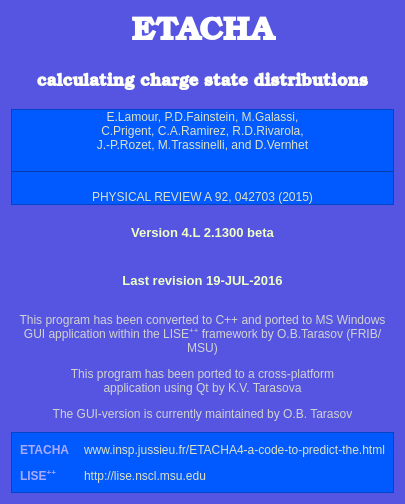
<?xml version="1.0" encoding="UTF-8"?>
<ui version="4.0">
 <class>About</class>
 <widget class="QDialog" name="About">
  <property name="geometry">
   <rect>
    <x>0</x>
    <y>0</y>
    <width>405</width>
    <height>504</height>
   </rect>
  </property>
  <property name="sizePolicy">
   <sizepolicy hsizetype="Fixed" vsizetype="Fixed">
    <horstretch>0</horstretch>
    <verstretch>0</verstretch>
   </sizepolicy>
  </property>
  <property name="windowTitle">
   <string>About  &quot;ETACHA&quot;</string>
  </property>
  <property name="windowIcon">
   <iconset>
    <normaloff>icons/etacha32.png</normaloff>icons/etacha32.png</iconset>
  </property>
  <property name="styleSheet">
   <string notr="true">background-color: rgb(85, 85, 225);</string>
  </property>
  <layout class="QGridLayout" name="gridLayout">
   <item row="0" column="0">
    <layout class="QHBoxLayout" name="horizontalLayout" stretch="1,0,1">
     <item>
      <widget class="QLabel" name="label_13">
       <property name="sizePolicy">
        <sizepolicy hsizetype="Preferred" vsizetype="Preferred">
         <horstretch>0</horstretch>
         <verstretch>0</verstretch>
        </sizepolicy>
       </property>
       <property name="maximumSize">
        <size>
         <width>70</width>
         <height>70</height>
        </size>
       </property>
       <property name="font">
        <font>
         <pointsize>10</pointsize>
        </font>
       </property>
       <property name="autoFillBackground">
        <bool>false</bool>
       </property>
       <property name="styleSheet">
        <string notr="true"/>
       </property>
       <property name="text">
        <string/>
       </property>
       <property name="pixmap">
        <pixmap resource="../Icons/e_Icons.qrc">:/etacha.png</pixmap>
       </property>
       <property name="scaledContents">
        <bool>true</bool>
       </property>
      </widget>
     </item>
     <item>
      <widget class="QLabel" name="label_11">
       <property name="sizePolicy">
        <sizepolicy hsizetype="Preferred" vsizetype="Preferred">
         <horstretch>4</horstretch>
         <verstretch>0</verstretch>
        </sizepolicy>
       </property>
       <property name="font">
        <font>
         <family>Bookman Old Style</family>
         <pointsize>24</pointsize>
         <weight>75</weight>
         <italic>false</italic>
         <bold>true</bold>
        </font>
       </property>
       <property name="styleSheet">
        <string notr="true">color: #fff;
margin-bottom:0;</string>
       </property>
       <property name="text">
        <string>ETACHA</string>
       </property>
       <property name="alignment">
        <set>Qt::AlignCenter</set>
       </property>
      </widget>
     </item>
     <item>
      <widget class="QLabel" name="label_12">
       <property name="sizePolicy">
        <sizepolicy hsizetype="Preferred" vsizetype="Preferred">
         <horstretch>0</horstretch>
         <verstretch>0</verstretch>
        </sizepolicy>
       </property>
       <property name="maximumSize">
        <size>
         <width>70</width>
         <height>70</height>
        </size>
       </property>
       <property name="autoFillBackground">
        <bool>false</bool>
       </property>
       <property name="styleSheet">
        <string notr="true"/>
       </property>
       <property name="text">
        <string/>
       </property>
       <property name="pixmap">
        <pixmap resource="../Icons/e_Icons.qrc">:/etacha.png</pixmap>
       </property>
       <property name="scaledContents">
        <bool>true</bool>
       </property>
       <property name="alignment">
        <set>Qt::AlignRight|Qt::AlignTrailing|Qt::AlignVCenter</set>
       </property>
      </widget>
     </item>
    </layout>
   </item>
   <item row="1" column="0">
    <widget class="QLabel" name="label_8">
     <property name="sizePolicy">
      <sizepolicy hsizetype="Preferred" vsizetype="Minimum">
       <horstretch>0</horstretch>
       <verstretch>0</verstretch>
      </sizepolicy>
     </property>
     <property name="minimumSize">
      <size>
       <width>350</width>
       <height>0</height>
      </size>
     </property>
     <property name="font">
      <font>
       <family>Bookman Old Style</family>
       <pointsize>13</pointsize>
       <weight>75</weight>
       <italic>false</italic>
       <bold>true</bold>
      </font>
     </property>
     <property name="styleSheet">
      <string notr="true">color: rgb(254, 255, 246);</string>
     </property>
     <property name="text">
      <string>calculating charge state distributions</string>
     </property>
     <property name="alignment">
      <set>Qt::AlignCenter</set>
     </property>
    </widget>
   </item>
   <item row="2" column="0">
    <widget class="QLabel" name="label_18">
     <property name="font">
      <font>
       <family>MS Shell Dlg 2</family>
       <pointsize>9</pointsize>
      </font>
     </property>
     <property name="styleSheet">
      <string notr="true">color: rgb(222, 226, 197); background-color: rgb(0, 90, 255);</string>
     </property>
     <property name="frameShape">
      <enum>QFrame::StyledPanel</enum>
     </property>
     <property name="text">
      <string>&lt;html&gt;&lt;head/&gt;&lt;body&gt;&lt;p&gt;E.Lamour, P.D.Fainstein, M.Galassi,&lt;br/&gt;C.Prigent, C.A.Ramirez, R.D.Rivarola,&lt;br/&gt;J.-P.Rozet, M.Trassinelli, and D.Vernhet&lt;/p&gt;&lt;hr/&gt;&lt;p&gt;PHYSICAL REVIEW A 92, 042703 (2015)&lt;/p&gt;&lt;/body&gt;&lt;/html&gt;</string>
     </property>
     <property name="alignment">
      <set>Qt::AlignCenter</set>
     </property>
     <property name="margin">
      <number>10</number>
     </property>
     <property name="indent">
      <number>5</number>
     </property>
    </widget>
   </item>
   <item row="3" column="0">
    <widget class="QLabel" name="label_version">
     <property name="font">
      <font>
       <family>MS Shell Dlg 2</family>
       <pointsize>10</pointsize>
       <weight>75</weight>
       <italic>false</italic>
       <bold>true</bold>
      </font>
     </property>
     <property name="styleSheet">
      <string notr="true">color: rgb(240, 255, 200);</string>
     </property>
     <property name="text">
      <string>Version 4.L 2.1300 beta</string>
     </property>
     <property name="alignment">
      <set>Qt::AlignCenter</set>
     </property>
    </widget>
   </item>
   <item row="4" column="0">
    <widget class="QLabel" name="label_revision">
     <property name="font">
      <font>
       <family>MS Shell Dlg 2</family>
       <pointsize>10</pointsize>
       <weight>75</weight>
       <italic>false</italic>
       <bold>true</bold>
      </font>
     </property>
     <property name="styleSheet">
      <string notr="true">color: rgb(240, 255, 200);</string>
     </property>
     <property name="text">
      <string>Last revision 19-JUL-2016</string>
     </property>
     <property name="alignment">
      <set>Qt::AlignCenter</set>
     </property>
    </widget>
   </item>
   <item row="5" column="0">
    <widget class="ClickableLabel" name="label_mail">
     <property name="cursor">
      <cursorShape>PointingHandCursor</cursorShape>
     </property>
     <property name="toolTip">
      <string>send mail to:</string>
     </property>
     <property name="styleSheet">
      <string notr="true">padding: 5px;
color: rgb(210, 210, 210);</string>
     </property>
     <property name="text">
      <string>&lt;html&gt;&lt;head/&gt;&lt;body&gt;&lt;p&gt;This program has been converted to C++ and ported to MS Windows GUI application within the LISE&lt;span style=&quot; vertical-align:super;&quot;&gt;++&lt;/span&gt; framework by O.B.Tarasov (FRIB/MSU)&lt;/p&gt;&lt;p&gt;This program has been ported to a cross-platform &lt;br/&gt;application using Qt by K.V. Tarasova&lt;/p&gt;&lt;p&gt;The GUI-version is currently maintained by O.B. Tarasov&lt;/p&gt;&lt;/body&gt;&lt;/html&gt;</string>
     </property>
     <property name="alignment">
      <set>Qt::AlignCenter</set>
     </property>
     <property name="wordWrap">
      <bool>true</bool>
     </property>
    </widget>
   </item>
   <item row="6" column="0">
    <widget class="QFrame" name="frame_3">
     <property name="styleSheet">
      <string notr="true">background-color: rgb(0, 90, 255);</string>
     </property>
     <property name="frameShape">
      <enum>QFrame::StyledPanel</enum>
     </property>
     <layout class="QGridLayout" name="gridLayout_3">
      <property name="leftMargin">
       <number>8</number>
      </property>
      <property name="topMargin">
       <number>10</number>
      </property>
      <property name="rightMargin">
       <number>8</number>
      </property>
      <property name="bottomMargin">
       <number>9</number>
      </property>
      <property name="horizontalSpacing">
       <number>9</number>
      </property>
      <property name="verticalSpacing">
       <number>12</number>
      </property>
      <item row="0" column="1" colspan="2">
       <widget class="ClickableLabel" name="label_etacha">
        <property name="font">
         <font>
          <family>Arial</family>
          <pointsize>9</pointsize>
         </font>
        </property>
        <property name="cursor">
         <cursorShape>PointingHandCursor</cursorShape>
        </property>
        <property name="toolTip">
         <string>&lt;html&gt;&lt;head/&gt;&lt;body&gt;&lt;p&gt;&lt;span style=&quot; color:#ffffff;&quot;&gt;Link to ETACHA4&lt;/span&gt;&lt;/p&gt;&lt;/body&gt;&lt;/html&gt;</string>
        </property>
        <property name="styleSheet">
         <string notr="true">color: rgb(222, 226, 197);</string>
        </property>
        <property name="text">
         <string>www.insp.jussieu.fr/ETACHA4-a-code-to-predict-the.html</string>
        </property>
        <property name="textFormat">
         <enum>Qt::AutoText</enum>
        </property>
        <property name="openExternalLinks">
         <bool>true</bool>
        </property>
       </widget>
      </item>
      <item row="1" column="0">
       <widget class="QLabel" name="label_5">
        <property name="font">
         <font>
          <pointsize>9</pointsize>
          <weight>75</weight>
          <bold>true</bold>
         </font>
        </property>
        <property name="styleSheet">
         <string notr="true">color: rgb(170, 170, 255);</string>
        </property>
        <property name="text">
         <string>LISE&lt;sup&gt;++&lt;/sup&gt;</string>
        </property>
       </widget>
      </item>
      <item row="0" column="0">
       <widget class="QLabel" name="label_6">
        <property name="font">
         <font>
          <pointsize>9</pointsize>
          <weight>75</weight>
          <bold>true</bold>
         </font>
        </property>
        <property name="styleSheet">
         <string notr="true">color: rgb(170, 170, 255);</string>
        </property>
        <property name="text">
         <string>ETACHA</string>
        </property>
       </widget>
      </item>
      <item row="1" column="1">
       <widget class="ClickableLabel" name="label_LISE">
        <property name="font">
         <font>
          <family>Arial</family>
          <pointsize>9</pointsize>
         </font>
        </property>
        <property name="cursor">
         <cursorShape>PointingHandCursor</cursorShape>
        </property>
        <property name="toolTip">
         <string>&lt;html&gt;&lt;head/&gt;&lt;body&gt;&lt;p&gt;&lt;span style=&quot; color:#ffffff;&quot;&gt;link to LISE++&lt;/span&gt;&lt;/p&gt;&lt;/body&gt;&lt;/html&gt;</string>
        </property>
        <property name="styleSheet">
         <string notr="true">color: rgb(222, 226, 197);</string>
        </property>
        <property name="text">
         <string>http://lise.nscl.msu.edu</string>
        </property>
        <property name="textFormat">
         <enum>Qt::AutoText</enum>
        </property>
        <property name="openExternalLinks">
         <bool>true</bool>
        </property>
       </widget>
      </item>
      <item row="1" column="2">
       <widget class="QLabel" name="label_7">
        <property name="text">
         <string/>
        </property>
        <property name="pixmap">
         <pixmap resource="../Icons/e_Icons.qrc">:/emblem_little_plus.png</pixmap>
        </property>
       </widget>
      </item>
     </layout>
    </widget>
   </item>
  </layout>
 </widget>
 <customwidgets>
  <customwidget>
   <class>ClickableLabel</class>
   <extends>QLabel</extends>
   <header>w_Stuff/w_Label_clickable.h</header>
  </customwidget>
 </customwidgets>
 <resources>
  <include location="../Icons/e_Icons.qrc"/>
 </resources>
 <connections/>
</ui>
